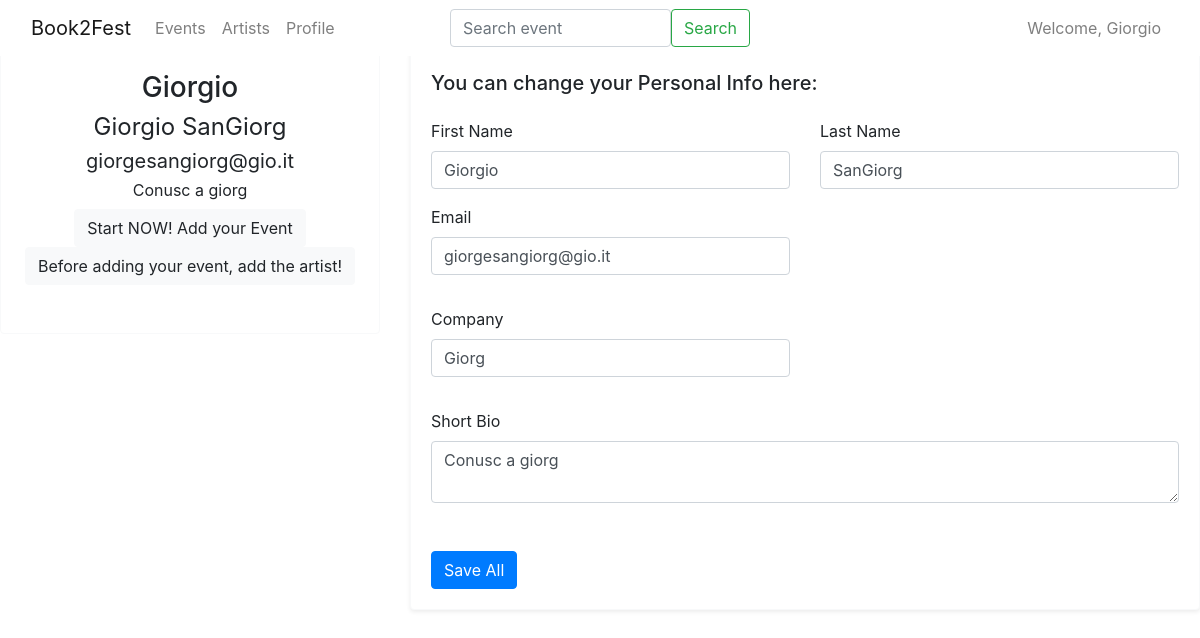
Before: /book2fest/organizer/profile (signed in) with the older database file.
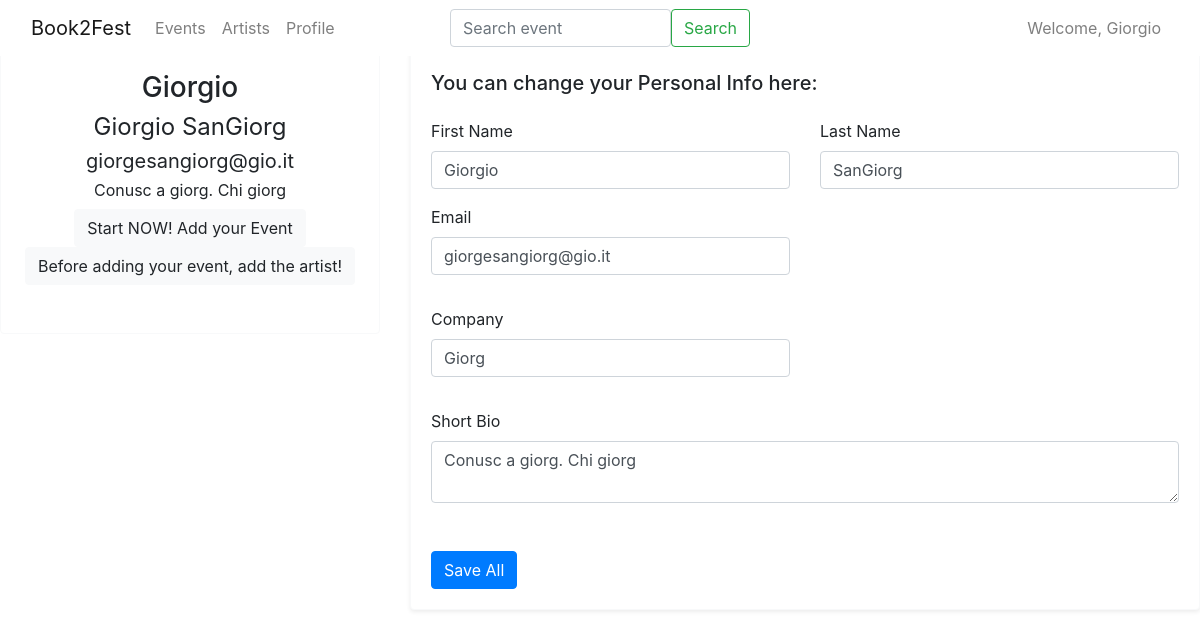
After: the same page with the newer database file.
### book2fest/models.py (models this page shows, shortened)
class OrganizerProfile(models.Model):
    user = models.OneToOneField(User, related_name='organizer_user_profile', on_delete=models.CASCADE)
    company = models.CharField(max_length=32)
    short_bio = models.CharField(max_length=300)

### book2fest/views.py (the view, shortened to what this page needs)
# urls.py: path('organizer/profile', OrganizerProfileView.as_view(), name='organizer-profile'),
class OrganizerProfileView(LoginRequiredMixin, OrganizerRequiredMixin, View):
    profile = None
    def get(self, request):
        context = {'profile': self.profile}
        return render(request, 'book2fest/organizer/profile.html', context)

### book2fest/mixin.py (called while the page is built)
    def dispatch(self, request, *args, **kwargs):
        try:
            self.profile = OrganizerProfile.objects.get(user=request.user)
            return super().dispatch(request, *args, **kwargs)
        except ObjectDoesNotExist:
            return redirect('book2fest:user-profile')

### book2fest/templates/book2fest/organizer/profile.html (shortened to what the changed rows need)
{% extends 'base.html' %}
{% load crispy_forms_tags %}
{% block content %}
    <main class="content">
        <form action="{% url 'book2fest:organizer-profile' %}" method="POST" enctype="multipart/form-data">
            <div class="row">
                <div class="col-12 col-xl-4">
                    <div class="row">
                        <div class="col-12 mb-4">
                            <div class="card border-light text-center p-0">
                                <div class="card-body pb-5">
                                    <h4 class="h3">{{ profile.user.username }}</h4>
                                       <h4 class="font-weight-normal">{{ profile.user.get_full_name }}</h4>
                                    <h5 class="font-weight-normal">
                                        {{ request.user.email }}
                                    </h5>
                                    <h6 class="font-weight-normal">
                                        {{ profile.short_bio }}
                                    </h6>
                                      <a href="{% url 'book2fest:event-create' %}"><button type="button" class="btn btn-light">Start NOW! Add your Event</button></a>
                                      <a href="{% url 'book2fest:artist-create' %}"><button type="button" class="btn btn-light">Before adding your event, add the artist!</button></a>
                                </div>
                            </div>
                        </div>
                    </div>
                </div>
                <div class="col-12 col-xl-8">
                    <div class="card card-body bg-white border-light shadow-sm mb-4">
                        <h2 class="h5 mb-4">You can change your Personal Info here:</h2>
                        <div class="row">
                            <div class="col-md-6 mb-3">
                                <div>
                                    <label for="first_name">First Name</label>
                                    <input name="first_name" class="form-control" id="first_name" type="text"
                                           placeholder="Enter your first name" value="{{ profile.user.first_name }}"
                                           required>
                                </div>
                            </div>
                            <div class="col-md-6 mb-3">
                                <div>
                                    <label for="last_name">Last Name</label>
                                    <input name="last_name" class="form-control" id="last_name" type="text"
                                           placeholder="Also your last name" value="{{ profile.user.last_name }}"
                                           required>
                                </div>
                            </div>
                        </div>
                        <div class="row">
                            <div class="col-md-6 mb-3">
                                <div class="form-group">
                                    <label for="email">Email</label>
                                    <input name="email" class="form-control" id="email" type="email"
                                           placeholder="name@example.com" value="{{ profile.user.email }}">
                                </div>
                            </div>
                        </div>
                        <div class="row">
                            <div class="col-md-6 mb-3">
                                <div class="form-group">
                                    <label for="company">Company</label>
                                    <input name="company" class="form-control" id="company" type="company"
                                           placeholder="name@example.com" value="{{ profile.company }}">
                                </div>
                            </div>
                        </div>
                        <div class="row">
                            <div class="col-md-12 mb-3">
                                <div class="form-group">
                                    <label for="short_bio">Short Bio</label>
                                    <textarea name="short_bio" class="form-control" id="short_bio"
                                              placeholder="Short Bio">{{ profile.short_bio }}</textarea>
                                </div>
                            </div>
                        </div>
                    </div>
                </div>
            </div>
        </form>
    </main>
{% endblock content %}

Changed rows visible on the page:
changed OrganizerProfile "Giorg": short_bio "Conusc a giorg" → "Conusc a giorg. Chi giorg"
